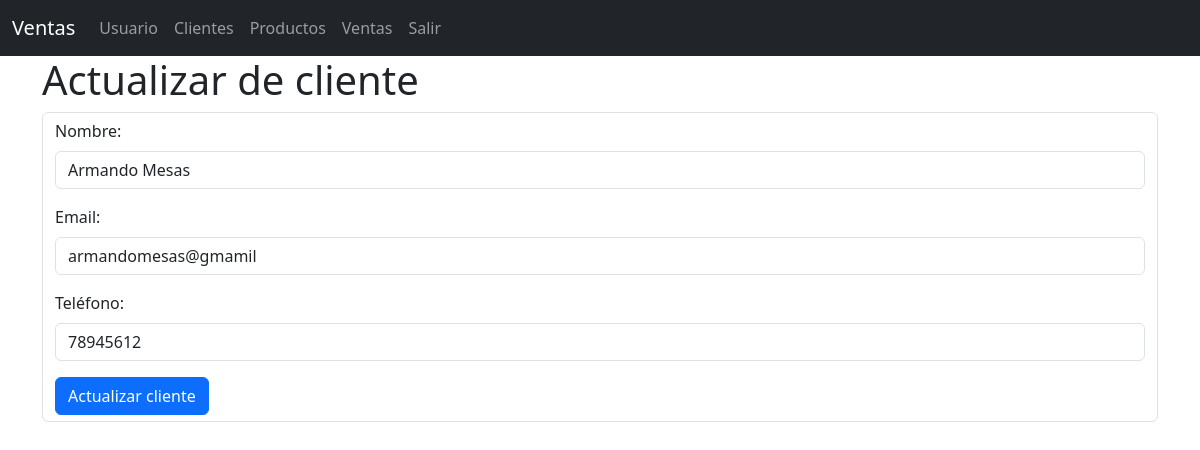
/clientes/edit/1, run on the app's committed database.
### models/cliente_model.py (models this page shows, shortened)
class Cliente(db.Model):
  __tablename__ = "clientes"
  id = db.Column(db.Integer, primary_key=True)
  nombre = db.Column(db.String(80), nullable=False)
  email = db.Column(db.String(100), nullable=False)
  telefono = db.Column(db.String(20), nullable=False)
  ventas = db.relationship('Venta', back_populates='cliente')
  @staticmethod
  def get_by_id(id):
    return Cliente.query.get(id)

### controllers/cliente_controller.py (the view)
@cliente_bp.route("/edit/<int:id>", methods=['GET', 'POST'])
def edit(id):
  cliente = Cliente.get_by_id(id)
  if request.method == 'POST':
    nombre = request.form['nombre']
    email = request.form['email']
    telefono = request.form['telefono']
    cliente.update(nombre=nombre, email=email, telefono=telefono)
    return redirect(url_for('cliente.index'))
  return cliente_view.edit(cliente)

### main.py (called while the page is built)
@app.context_processor
def inject_activar_path():
  def is_activado(path):
    return 'active' if request.path == path else ''
  return dict(is_activado=is_activado)

### views/cliente_view.py (called while the page is built)
def edit(cliente):
  return render_template('clientes/edit.html', cliente=cliente)

### templates/clientes/edit.html
{% extends 'base.html' %} {% block title %} CLIENTE | EDIT {% endblock %} {% block content %}
<h1>Actualizar de cliente</h1>
<form class="form-control" action="{{ url_for('cliente.edit', id=cliente.id) }}" method="POST">
    <div class="mb-3">
        <label for="" class="form-label">Nombre:</label>
        <input type="text" class="form-control" name="nombre" required value="{{ cliente.nombre }}">
    </div>
    <div class="mb-3">
        <label for="" class="form-label">Email:</label>
        <input type="email" class="form-control" name="email" required value="{{ cliente.email }}">
    </div>
    <div class="mb-3">
        <label for="" class="form-label">Teléfono:</label>
        <input type="number" class="form-control" name="telefono" required value="{{ cliente.telefono }}">
    </div>
    <button type="submit" class="btn btn-primary">
      Actualizar cliente
    </button>
</form>
{% endblock %}

### data on the page
Cliente: nombre "Armando Mesas", email "armandomesas@gmamil", telefono "78945612"
